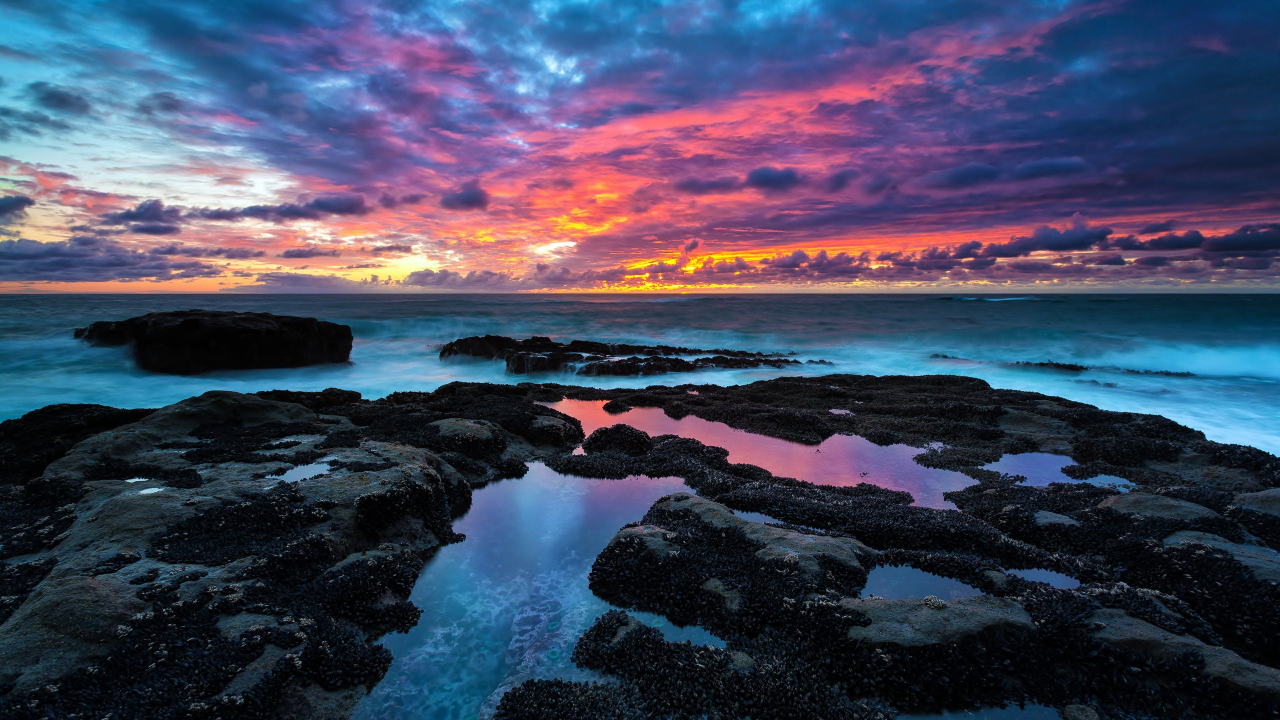
#> input picture download.jpg, 3840 x 2160 px (shown at 1/3 size)
$ python opencv-basic1.py
#> lines starting #> are read from the running program, lines starting #| are printed output that depends on the picture

# Basic opencv :-
# 1) Read an image using opencv
# 2) Resize the image using opencv
# 3) Rotate the image using opencv

import numpy as np
import cv2

img = cv2.imread("download.jpg",-1)      #cv2.imread("download.jpg",1)  cv2.imread("download.jpg",0)
#> img is the input picture: shape (2160, 3840, 3); mean B, G, R 95.1, 71, 64.5
img = cv2.resize(img,(0,0),fx=0.5,fy=0.5)
#> img: shape (1080, 1920, 3)
img = cv2.rotate(img,cv2.cv2.ROTATE_180)
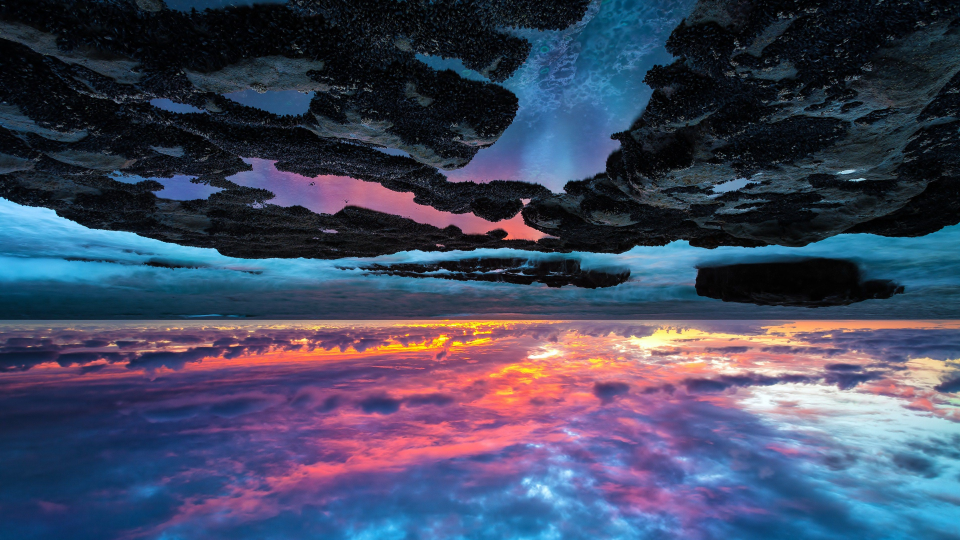
#> img: shape (1080, 1920, 3) (shown at 1/2 size); mean B, G, R 95.3, 71.1, 64.7
cv2.imshow('Image',img)

cv2.waitKey(0)
cv2.destroyAllWindows()

$ run again, with Jamie_Before.jpg copied over download.jpg
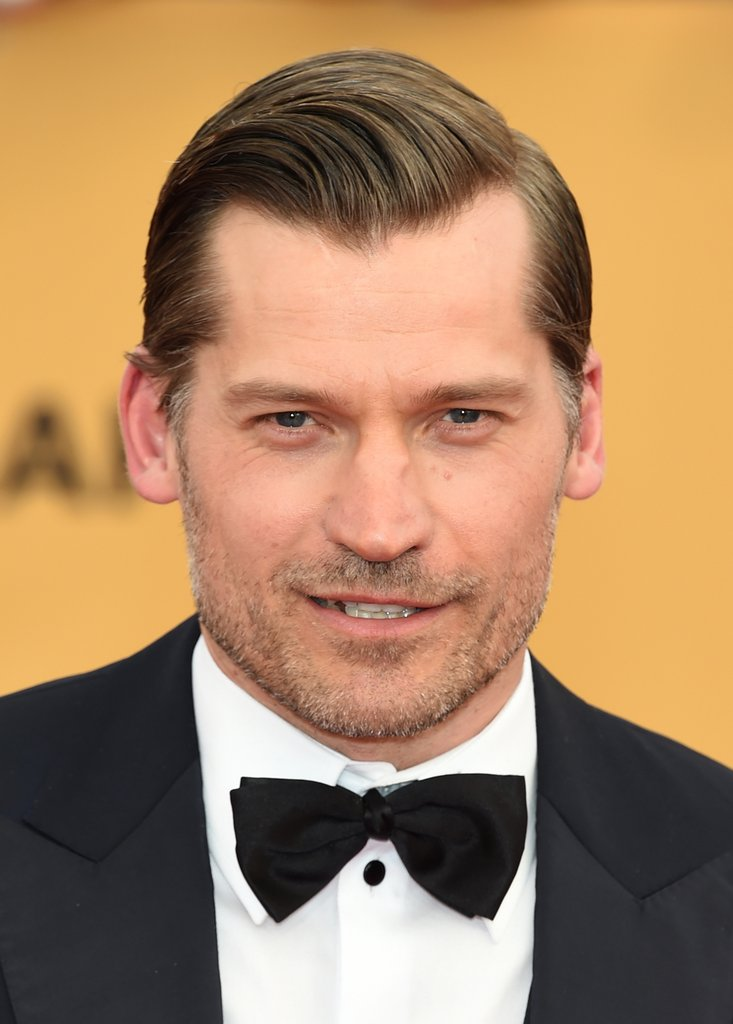
#> input picture Jamie_Before.jpg, 733 x 1024 px
#> img is the input picture: shape (1024, 733, 3); mean B, G, R 97.9, 132.6, 168.8
#> `img = cv2.rotate(img,cv2.cv2.ROTATE_180)`:
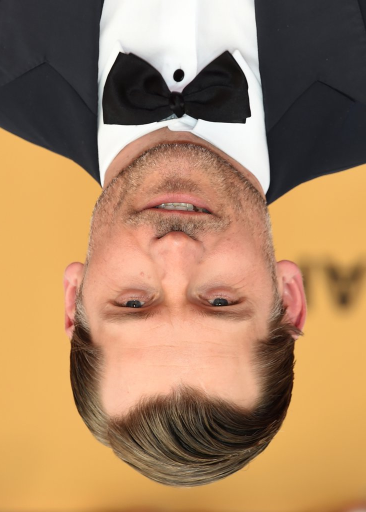
#> img: shape (512, 366, 3); mean B, G, R 98, 132.7, 168.9

$ run again, with soccer_practice.jpg copied over download.jpg
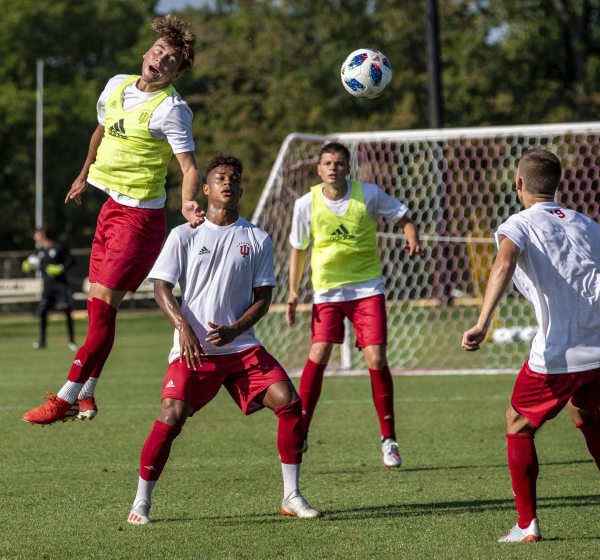
#> input picture soccer_practice.jpg, 1200 x 1119 px (shown at 1/2 size)
#> img is the input picture: shape (1119, 1200, 3); mean B, G, R 70.9, 96, 102.6
#> `img = cv2.resize(img,(0,0),fx=0.5,fy=0.5)`:
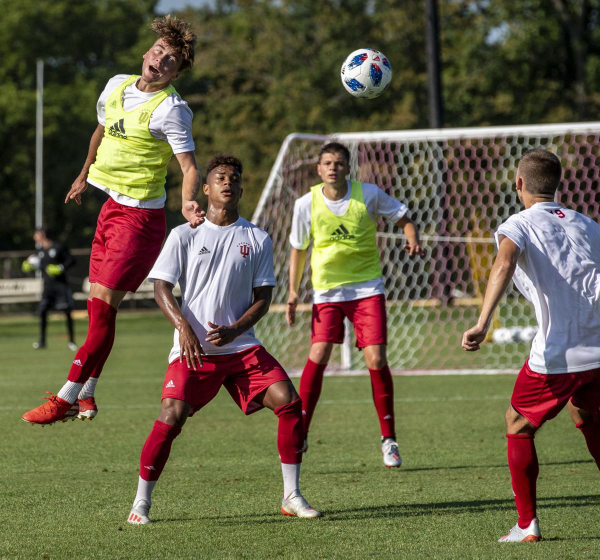
#> img: shape (560, 600, 3); mean B, G, R 71.1, 96.1, 102.7
#> `img = cv2.rotate(img,cv2.cv2.ROTATE_180)`:
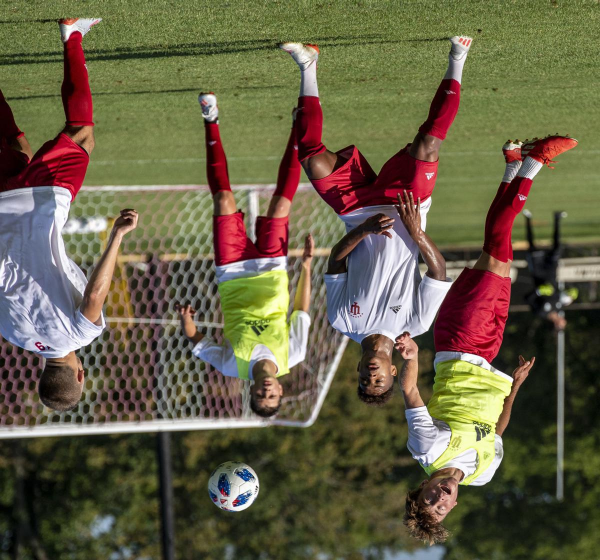
#> img: shape (560, 600, 3); mean B, G, R 71.1, 96.1, 102.7

$ run again, with Before.png saved as download.jpg
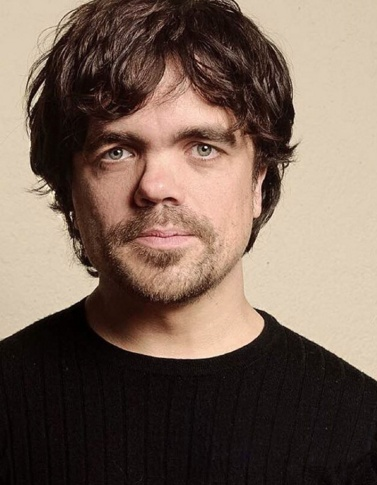
#> input picture Before.png, 377 x 485 px
#> img is the input picture: shape (485, 377, 3); mean B, G, R 87.6, 100.1, 119.3
#> `img = cv2.resize(img,(0,0),fx=0.5,fy=0.5)`:
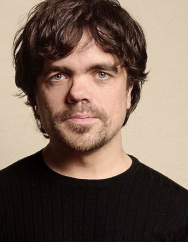
#> img: shape (242, 188, 3); mean B, G, R 87.7, 100.2, 119.5
#> `img = cv2.rotate(img,cv2.cv2.ROTATE_180)`:
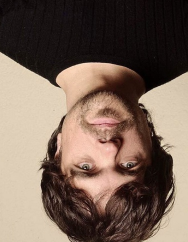
#> img: shape (242, 188, 3); mean B, G, R 87.7, 100.2, 119.5
